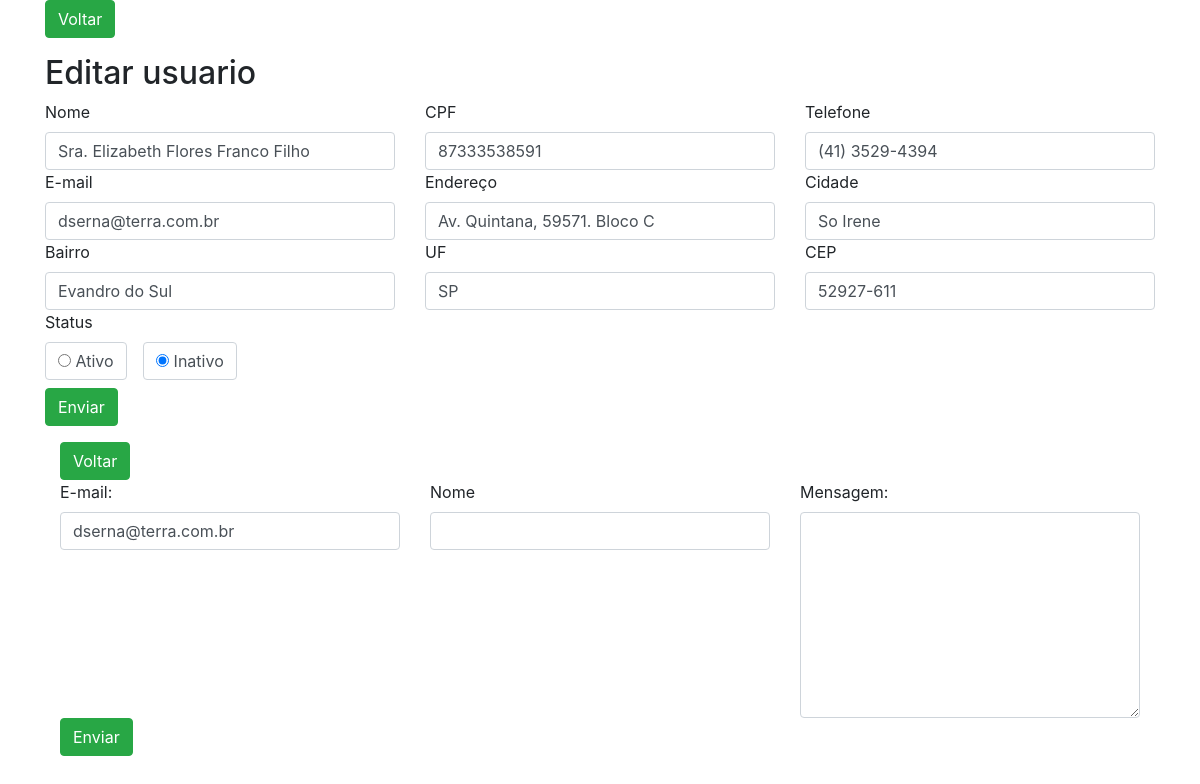
Page /editar.php?id=283 on the committed database.
### tables this page shows
CREATE TABLE `usuarios` (
  `id` int(11) NOT NULL AUTO_INCREMENT,
  `nome` varchar(45) DEFAULT NULL,
  `ativo` varchar(45) DEFAULT NULL,
  `data` varchar(45) DEFAULT NULL,
  `bairro` varchar(45) DEFAULT NULL,
  `documento` varchar(45) DEFAULT NULL,
  `email` varchar(45) DEFAULT NULL,
  `endereco` varchar(45) DEFAULT NULL,
  `cidade` varchar(45) DEFAULT NULL,
  `uf` varchar(45) DEFAULT NULL,
  `telefone` varchar(45) DEFAULT NULL,
  `cep` varchar(45) DEFAULT NULL,
  PRIMARY KEY (`id`),
  UNIQUE KEY `documento_UNIQUE` (`documento`)
);

### editar.php (called while the page is built, shortened)
<?php
$obUsuario = Usuario::getUsuario($_GET['id']);
include __DIR__.'/includes/header.php';
include __DIR__.'/includes/formulario.php';
include __DIR__.'/includes/EnviarEmail.php';
include __DIR__.'/includes/footer.php';

### app/Db/Database.php (called while the page is built, shortened)
<?php
class Database{
  private $table;
  private $connection;
  public function __construct($table = null){
    $this->table = $table;
  }
  private function setConnection(){
    try{
      $this->connection = new PDO('mysql:host='.self::HOST.';dbname='.self::NAME,self::USER,self::PASS);
      $this->connection->setAttribute(PDO::ATTR_ERRMODE,PDO::ERRMODE_EXCEPTION);
    }catch(PDOException $e){
      die('ERROR: '.$e->getMessage());
    }
  }
  public function execute($query,$params = []){
    try{
      $statement = $this->connection->prepare($query);
      $statement->execute($params);
      return $statement;
    }catch(PDOException $e){
      die('ERROR: '.$e->getMessage());
    }
  }
  public function select($where = null, $order = null, $limit = null, $fields = '*'){
    $where = strlen($where) ? 'WHERE '.$where : '';
    $order = strlen($order) ? 'ORDER BY '.$order : '';
    $limit = strlen($limit) ? 'LIMIT '.$limit : '';
    $query = 'SELECT '.$fields.' FROM '.$this->table.' '.$where.' '.$order.' '.$limit;
    return $this->execute($query);
  }
}

### app/Entity/Usuario.php (called while the page is built, shortened)
<?php
class Usuario{
  public static function getUsuario($id){
    return (new Database('usuarios'))->select('id = '.$id)
                                  ->fetchObject(self::class);
  }
}

### EnviarEmail.php (called while the page is built, shortened)
<?php
$obUsuario = Usuario::getUsuario($_GET['id']);
include __DIR__.'/includes/header.php';
include __DIR__.'/includes/FormEmail.php';
include __DIR__.'/includes/footer.php';

### includes/formulario.php (the view)
<main>
  <section>
    <a href="index.php">
      <button class="btn btn-success">Voltar</button>
    </a>
  </section>
  <h2 class="mt-3"><?=TITLE?></h2>
<form method="post">
  <div class="row">
    <div class="col-4 col-md4">
      <label>Nome</label>
      <input type="text" class="form-control" name="nome" value="<?=$obUsuario->nome?>">
    </div>
    <div class="col-4 col-md-4">
      <label>CPF</label>
      <input type="text" class="form-control" name="documento" value="<?=$obUsuario->documento?>">
    </div>
    <div class="col-4 col-md-4">
      <label>Telefone</label>
      <input type="text" class="form-control" name="telefone" value="<?=$obUsuario->telefone?>">
    </div>
    <div class="col-4 col-md-4">
      <label>E-mail</label>
      <input type="text" class="form-control" name="email" value="<?=$obUsuario->email?>">
    </div>
    <div class="col-4 col-md-4">
      <label>Endereço</label>
      <input type="text" class="form-control" name="endereco" value="<?=$obUsuario->endereco?>">
    </div>
    <div class="col-4 col-md-4">
      <label>Cidade</label>
      <input type="text" class="form-control" name="cidade" value="<?=$obUsuario->cidade?>">
    </div>
    <div class="col-4 col-md-4">
      <label>Bairro</label>
      <input type="text" class="form-control" name="bairro" value="<?=$obUsuario->bairro?>">
    </div>
    <div class="col-4 col-md-4">
      <label>UF</label>
      <input type="text" class="form-control" name="uf" value="<?=$obUsuario->uf?>">
    </div>
    <div class="col-4 col-md-4">
      <label>CEP</label>
      <input type="text" class="form-control" name="cep" value="<?=$obUsuario->cep?>">
    </div>
    <div class="col-12 col-md-12">
      <label>Status</label>
      <div>
          <div class="form-check form-check-inline">
            <label class="form-control">
              <input type="radio" name="ativo" value="1" checked> Ativo
            </label>
          </div>
          <div class="form-check form-check-inline">
            <label class="form-control">
              <input type="radio" name="ativo" value="1" <?=$obUsuario->ativo == '1' ? 'checked' : ''?>> Inativo
            </label>
          </div>
      </div>
    </div>
  </div>
   <div class="form-group">
      <button type="submit" class="btn btn-success">Enviar</button>
    </div>
</form>
</main>

### includes/FormEmail.php
<section>
    <a href="index.php">
      <button class="btn btn-success">Voltar</button>
    </a>
  </section>
<form method="post" action="Email.php" method="post">
  <div class="row">
    <div class="col-4 col-md4">
      <label for="email">E-mail:</label>
		<input type="text" class="form-control" name="email" size="35" value="<?=$obUsuario->email?>"/>
    </div>
    <div class="col-4 col-md4">
      <label>Nome</label>
      <input type="text" class="form-control" name="nome">
    </div>
    <div class="col-4 col-md-4">
      <label >Mensagem:</label>
     <textarea name="mensagem" class="form-control" rows="8" cols="40"></textarea>
    </div>
  </div>
   <div class="form-group">
      <button type="submit" class="btn btn-success">Enviar</button>
    </div>
</form>

### rows in the picture
usuarios: nome "Sra. Elizabeth Flores Franco Filho", documento "87333538591", telefone "(41) 3529-4394", email "dserna@terra.com.br", endereco "Av. Quintana, 59571. Bloco C", cidade "So Irene", bairro "Evandro do Sul", uf "SP", cep "52927-611", ativo "☑ Inativo"

### other values in the picture
TITLE "Editar usuario"
